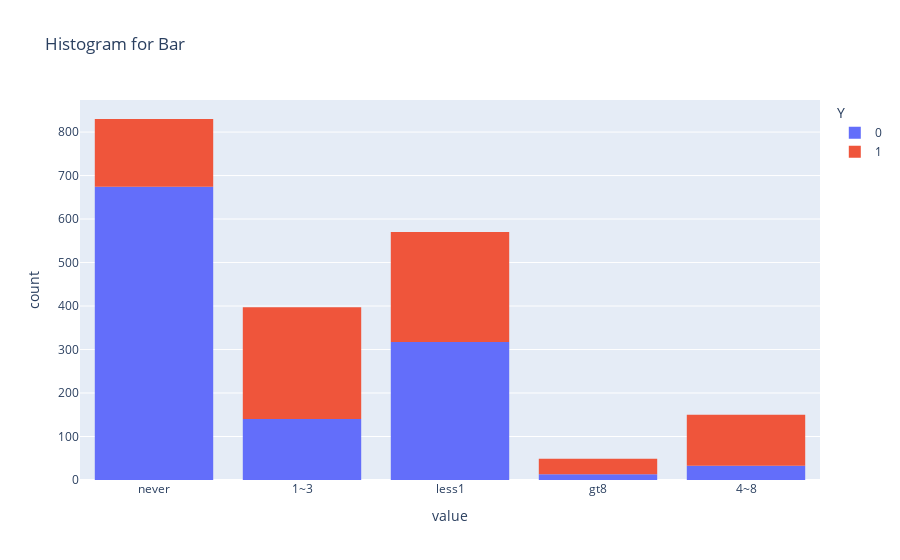

Notebook code for this chart:
### Markdown cell above
3. Compare the acceptance rate between those who went to a bar 3 or fewer times a month to those who went more.

### Code cell
bar_count = ['never','less1','1~3','4~8','gt8']
fig = px.histogram(bar_coupons.query('Bar in @bar_count')[['Bar','Y']], color='Y', title='Histogram for Bar')
fig.show()
fig.write_image("images/bar_coupon_hist1.png")

### Figure 1 — Plotly figure (JSON) as saved in the notebook; plotly's stock layout.template omitted (floating-point values rounded to 4 significant figures; data arrays with more than 128 entries replaced by an {"elided": "..."} marker saying what was removed)
{"data": [{"alignmentgroup": "True", "bingroup": "x", "hovertemplate": "Y=0<br>value=%{x}<br>count=%{y}<extra></extra>", "legendgroup": "0", "marker": {"color": "#636efa", "pattern": {"shape": ""}}, "name": "0", "offsetgroup": "0", "orientation": "v", "showlegend": true, "type": "histogram", "x": {"elided": "1177 str values"}, "xaxis": "x", "yaxis": "y"}, {"alignmentgroup": "True", "bingroup": "x", "hovertemplate": "Y=1<br>value=%{x}<br>count=%{y}<extra></extra>", "legendgroup": "1", "marker": {"color": "#EF553B", "pattern": {"shape": ""}}, "name": "1", "offsetgroup": "1", "orientation": "v", "showlegend": true, "type": "histogram", "x": {"elided": "819 str values"}, "xaxis": "x", "yaxis": "y"}], "layout": {"barmode": "relative", "legend": {"title": {"text": "Y"}, "tracegroupgap": 0}, "title": {"text": "Histogram for Bar"}, "xaxis": {"anchor": "y", "domain": [0, 1], "title": {"text": "value"}}, "yaxis": {"anchor": "x", "domain": [0, 1], "title": {"text": "count"}}}}
